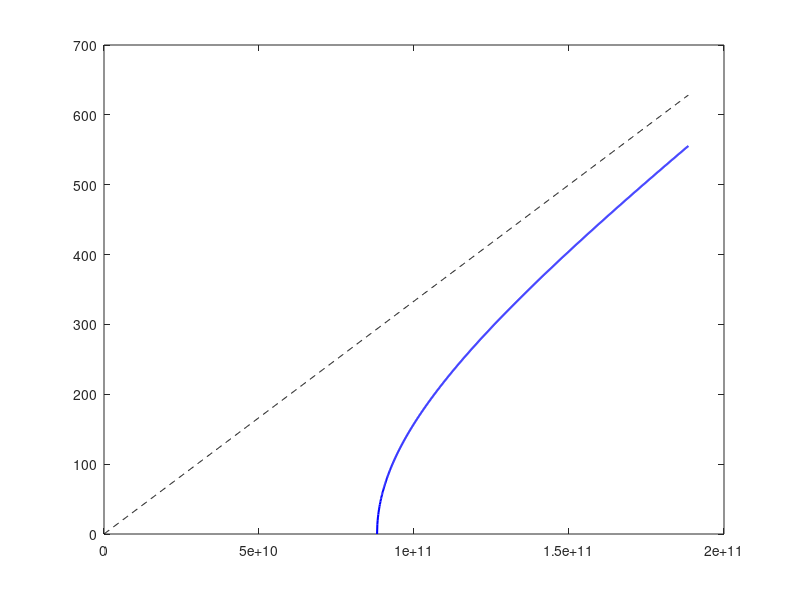

Write the MATLAB code that produced this figure. (Note: this script raises an error after producing the figure.)
a  = 1.07e-2;
c  = 3e8;
Fc_10 = c/(2*a);
wc_10 = 2*pi*Fc_10;

f_10 = linspace(Fc_10, 30e9, 1000);
w_10 = 2*pi*f_10;
B_10 = sqrt(max((w_10/c).^2 - (pi/a)^2, 0));

f_light = linspace(0, 30e9,1000);
w_light = 2*pi*f_light;
B_light = w_light/c;


figure
plot(w_10, B_10, 'b', 'LineWidth', 1.5)
hold on
plot(w_light, B_light, 'k--')

lbl = sprintf('TE_{10} cutoff (%.2f GHz)', Fc_10/1e9);

xline(wc_10, 'r:', lbl, 'LineWidth', 1.2, ...
      'LabelHorizontalAlignment', 'left', 'LabelVerticalAlignment', 'bottom', ...
      'LabelOrientation', 'horizontal')
xline(2*pi*18e9, 'g--', 'K-band start (18 GHz)', 'LineWidth', 1.2, ...
      'LabelHorizontalAlignment', 'right', 'LabelVerticalAlignment', 'middle', ...
      'LabelOrientation', 'horizontal')
xline(2*pi*27e9, 'g--', 'K-band end (27 GHz)', 'LineWidth', 1.2, ...
      'LabelHorizontalAlignment', 'left', 'LabelVerticalAlignment', 'middle', ...
      'LabelOrientation', 'horizontal')

xlim([0 2*pi*30e9])
yl = ylim;
text(wc_10/2, yl(2)*0.05, {'Cutoff region', '(no propagation)'}, 'HorizontalAlignment', 'center')

xlabel('\omega (rad/s)')
ylabel('\beta (rad/m)')
title('TE_{10} dispersion')
legend('TE_{10}', 'TEM', 'Location', 'southeast')
hold off

%% TE20
Fc_20 = c/(a);
wc_20 = 2*pi*Fc_20;

f_20 = linspace(Fc_20, 60e9, 1000);
w_20 = 2*pi*f_20;
B_20 = sqrt(max((w_20/c).^2 - (2*pi/a)^2, 0));

f_light = linspace(0, 60e9,1000);
w_light = 2*pi*f_light;
B_light = w_light/c;

figure
plot(w_20, B_20, 'b', 'LineWidth', 1.5)
hold on
plot(w_light, B_light, 'k--')

lbl = sprintf('TE_{20} cutoff (%.2f GHz)', Fc_20/1e9);

xline(wc_20, 'r:', lbl, 'LineWidth', 1.2, ...
      'LabelHorizontalAlignment', 'left', 'LabelVerticalAlignment', 'bottom', ...
      'LabelOrientation', 'horizontal')
xline(2*pi*18e9, 'g--', 'K-band start (18 GHz)', 'LineWidth', 1.2, ...
      'LabelHorizontalAlignment', 'right', 'LabelVerticalAlignment', 'middle', ...
      'LabelOrientation', 'horizontal')
xline(2*pi*27e9, 'g--', 'K-band end (27 GHz)', 'LineWidth', 1.2, ...
      'LabelHorizontalAlignment', 'left', 'LabelVerticalAlignment', 'middle', ...
      'LabelOrientation', 'horizontal')

xlim([0 2*pi*50e9])
yl = ylim;
text(wc_20/2, yl(2)*0.05, {'Cutoff region', '(no propagation)'}, 'HorizontalAlignment', 'center')

xlabel('\omega (rad/s)')
ylabel('\beta (rad/m)')
title('TE_{20} dispersion')
legend('TE_{20}', 'TEM', 'Location', 'southeast')
hold off
